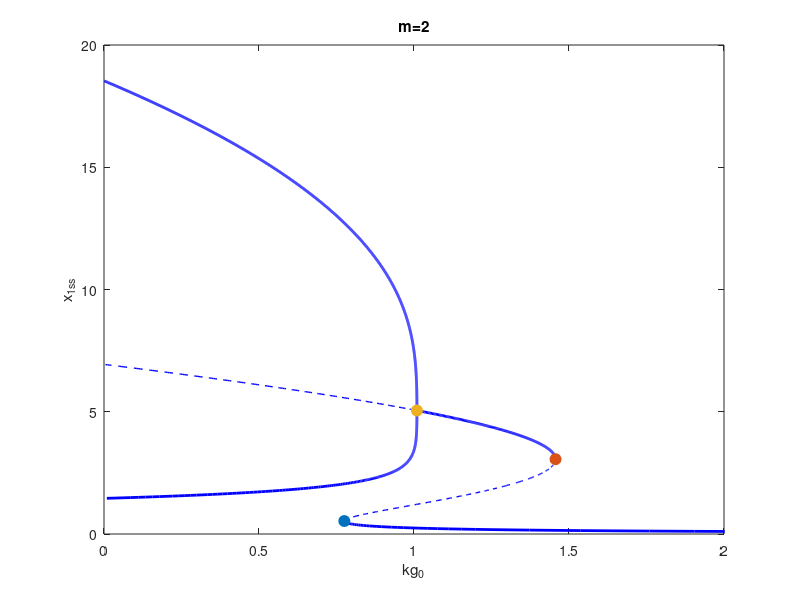

Here is the MATLAB script that generated this plot:
% This code produce the plot fo 1-parameter bifurcation diagram for kg0
% Data was obtained from Mathcont on Matlab


load('Figure4cData.mat')

plot(kgx1(1:indt(1)),xp(1:indt(1)),'b','LineWidth',2)
hold on
plot(kgx1(indt(1)+1:indt(2)),xp(indt(1)+1:indt(2)),'--b','LineWidth',1)
plot(kgx1(indt(2)+1:indt(3)),xp(indt(2)+1:indt(3)),'b','LineWidth',2)
plot(kgx1(indt(3)+1:end),xp(indt(3)+1:end),'--b','LineWidth',1)
hold on
plot(kgx2,xp)
plot(kgx3,xp,'b','LineWidth',2)
hold on
co=lines(3);
plot(SN1(1),xp(ind1(1)),'o','MarkerFaceColor',co(1,:),'MarkerEdgeColor',co(1,:),'MarkerSize',8)
plot(SN1(2),xp(ind1(2)),'o','MarkerFaceColor',co(2,:),'MarkerEdgeColor',co(2,:),'MarkerSize',8)
plot(SN3,xp(ind3),'o','MarkerFaceColor',co(3,:),'MarkerEdgeColor',co(3,:),'MarkerSize',8)

xlim([0 2])
xlabel('kg_0')
ylabel('x_{1}_{ss}')
title('m=2')